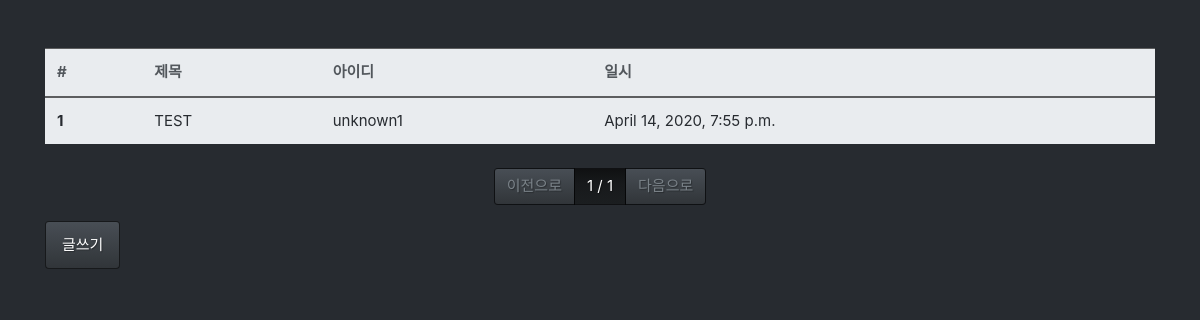
Before: /board/list/ with the older database file.
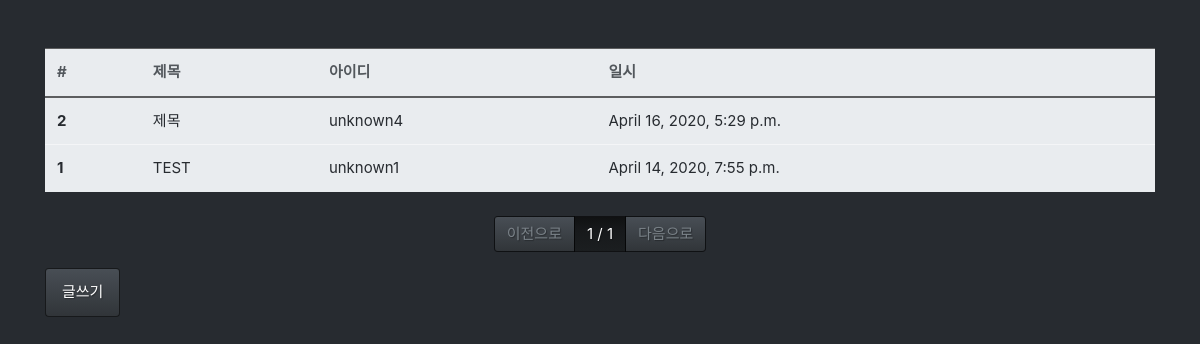
After: the same page with the newer database file.
### board/models.py (models this page shows, shortened)
class Board(models.Model):
    title = models.CharField(max_length=128,
                            verbose_name='제목')
    contents = models.TextField(verbose_name='내용')
    writer = models.ForeignKey('csuser.Csuser', on_delete=models.CASCADE,
                                verbose_name='작성자')
    tags = models.ManyToManyField('tag.Tag', verbose_name='태그')
    registered_dttm = models.DateTimeField(auto_now_add=True,
                                verbose_name='작성시간')
    class Meta:
        db_table = 'cscommunity_board'
        verbose_name = '커뮤니티 게시글'
        verbose_name_plural = '커뮤니티 게시글'

### csuser/models.py (models this page shows)
class Csuser(models.Model):
    username = models.CharField(max_length=64,
                        verbose_name='회원명')
    useremail = models.EmailField(max_length=128,
                        verbose_name='사용자이메일')
    password = models.CharField(max_length=64,
                        verbose_name='비밀번호')
    registered_dttm = models.DateTimeField(auto_now_add=True, verbose_name='등록시간')
    def __str__(self):
        return self.username
    class Meta:
        db_table = 'cscommunity_user'
        verbose_name = '커뮤니티 회원'
        verbose_name_plural = '커뮤니티 회원'

### board/views.py (the view)
# urls.py: path('list/', views.board_list),
def board_list(request):
    all_boards = Board.objects.all().order_by('-id')
    page = int(request.GET.get('p',1))
    paginator = Paginator(all_boards, 2)
    boards = paginator.get_page(page)
    return render(request, 'board_list.html', {'boards': boards})

### board/templates/board_list.html
{% extends "base.html" %}
{% block contents %}
<div class="row mt-5">
    <div class="col-12">
        <table class="table table-light">
            <thead class="thead-light">
                <tr>
                    <th>#</th>
                    <th>제목</th>
                    <th>아이디</th>
                    <th>일시</th>
                </tr>
            </thead>
            <tbody class="text-dark">
                {% for board in boards %}
                <tr onclick="location.href='/board/detail/{{ board.id }}'">
                    <th>{{ board.id }}</th>
                    <td>{{ board.title }}</td>
                    <td>{{ board.writer }}</td>
                    <td>{{ board.registered_dttm }}</td>
                </tr>
                {% endfor %}
            </tbody>
        </table>
    </div>
</div>
<div class="row mt-2">
    <div class="col-12">
        <nav>
            <ul class="pagination justify-content-center">
                {% if boards.has_previous %}
                <li class="page-item">
                    <a class="page-link" href="?p={{ boards.previous_page_number }}">이전으로</a>
                </li>
                {% else %}
                <li class="page-item disabled">
                    <a class="page-link" href="#">이전으로</a>
                </li>
                {% endif %}
                <li class="page-item active">
                    <a class="page-link" href="#">{{ boards.number }} / {{ boards.paginator.num_pages }}</a>
                </li>
                {% if boards.has_next %}
                <li class="page-item">
                    <a class="page-link" href="?p={{ boards.next_page_number }}">다음으로</a>
                </li>
                {% else %}
                <li class="page-item disabled">
                    <a class="page-link disabled" href="#">다음으로</a>
                </li>
                {% endif %}
            </ul>
        </nav>
    </div>
</div>
<div class="row">
    <div class="col-12">
        <button class="btn btn-primary" onclick="location.href='/board/write/'">글쓰기</button>
    </div>
</div>
{% endblock %}

### board/templates/base.html (shortened to what this page needs)
<!DOCTYPE html>
<html lang="en">
<head>
    <link rel="stylesheet" href="/static/bootstrap.min.css" />
</head>
<body>
    <div class="container">
        {% block contents %}
        {% endblock %}
    </div>
</body>
</html>

Changed rows visible on the page:
added Board: id "2", title "제목", writer "unknown4", registered_dttm "April 16, 2020, 5:29 p.m."
